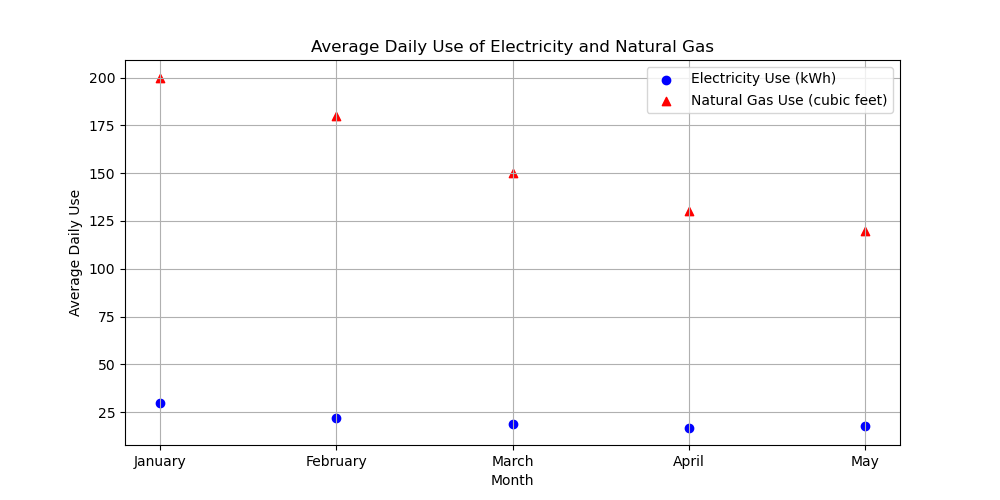

Generate this figure with Python:

import matplotlib.pyplot as plt

# Given data
data = [
    {'Month': 'January', 'Average Daily Electricity Use (kWh)': 30, 'Average Daily Natural Gas Use (cubic feet)': 200},
    {'Month': 'February', 'Average Daily Electricity Use (kWh)': 22, 'Average Daily Natural Gas Use (cubic feet)': 180},
    {'Month': 'March', 'Average Daily Electricity Use (kWh)': 19, 'Average Daily Natural Gas Use (cubic feet)': 150},
    {'Month': 'April', 'Average Daily Electricity Use (kWh)': 17, 'Average Daily Natural Gas Use (cubic feet)': 130},
    {'Month': 'May', 'Average Daily Electricity Use (kWh)': 18, 'Average Daily Natural Gas Use (cubic feet)': 120}
]

# Extracting the months, electricity, and natural gas data
months = [item['Month'] for item in data]
electricity_use = [item['Average Daily Electricity Use (kWh)'] for item in data]
natural_gas_use = [item['Average Daily Natural Gas Use (cubic feet)'] for item in data]

# Converting months to numerical values for scatterplot
month_numbers = range(1, len(months) + 1)

# Creating scatterplot
plt.figure(figsize=(10, 5))  # Set the figure size

plt.scatter(month_numbers, electricity_use, color='blue', label='Electricity Use (kWh)', marker='o')
plt.scatter(month_numbers, natural_gas_use, color='red', label='Natural Gas Use (cubic feet)', marker='^')

# Apply labels, title and legend
plt.xlabel('Month')
plt.ylabel('Average Daily Use')
plt.title('Average Daily Use of Electricity and Natural Gas')
plt.xticks(month_numbers, months)  # Set the x-ticks to be the months
plt.legend()

# Show grid
plt.grid(True)

# Show the plot
plt.show()
